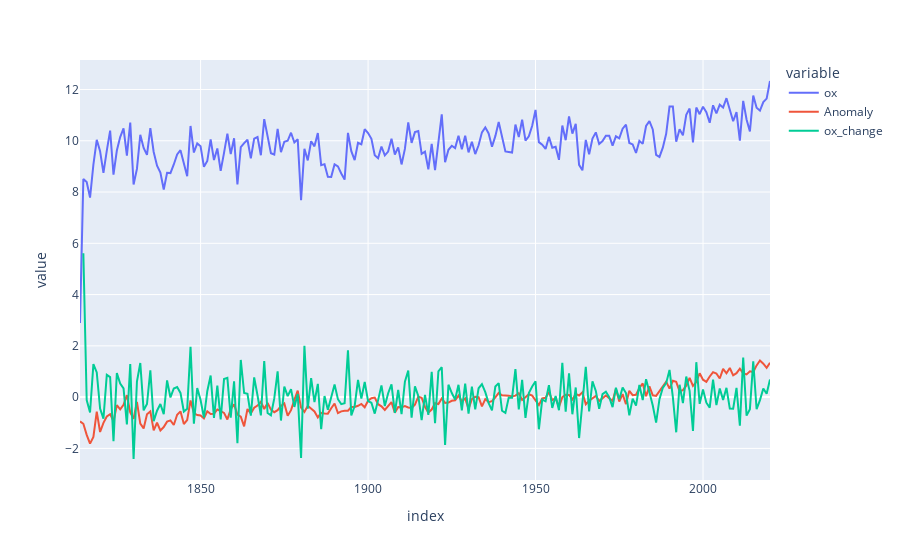

Notebook code for this chart:
### Code cell
px.line(ox_stack_global_1Y)# why drop Annual Anomnaly from new_global? did you read the whole code of course not

# Anomaly is 1.14 - ok-ish from the raw data
# the smoothed value is not really smoothed, so play around with the values. you need to make the line follow the
# the raw data better
# then your smoothed 2018 data should roughly be around 1.2

### Figure 1 — Plotly figure (JSON) as saved in the notebook; plotly's stock layout.template omitted (floating-point values rounded to 4 significant figures; data arrays with more than 128 entries replaced by an {"elided": "..."} marker saying what was removed)
{"data": [{"hovertemplate": "variable=ox<br>index=%{x}<br>value=%{y}<extra></extra>", "legendgroup": "ox", "line": {"color": "#636efa", "dash": "solid"}, "marker": {"symbol": "circle"}, "mode": "lines", "name": "ox", "orientation": "v", "showlegend": true, "type": "scatter", "x": {"elided": "207 str values"}, "xaxis": "x", "y": {"elided": "207 float values"}, "yaxis": "y"}, {"hovertemplate": "variable=Anomaly<br>index=%{x}<br>value=%{y}<extra></extra>", "legendgroup": "Anomaly", "line": {"color": "#EF553B", "dash": "solid"}, "marker": {"symbol": "circle"}, "mode": "lines", "name": "Anomaly", "orientation": "v", "showlegend": true, "type": "scatter", "x": {"elided": "207 str values"}, "xaxis": "x", "y": {"elided": "207 float values"}, "yaxis": "y"}, {"hovertemplate": "variable=ox_change<br>index=%{x}<br>value=%{y}<extra></extra>", "legendgroup": "ox_change", "line": {"color": "#00cc96", "dash": "solid"}, "marker": {"symbol": "circle"}, "mode": "lines", "name": "ox_change", "orientation": "v", "showlegend": true, "type": "scatter", "x": {"elided": "207 str values"}, "xaxis": "x", "y": {"elided": "207 float values"}, "yaxis": "y"}], "layout": {"legend": {"title": {"text": "variable"}, "tracegroupgap": 0}, "margin": {"t": 60}, "xaxis": {"anchor": "y", "domain": [0, 1], "title": {"text": "index"}}, "yaxis": {"anchor": "x", "domain": [0, 1], "title": {"text": "value"}}}}
